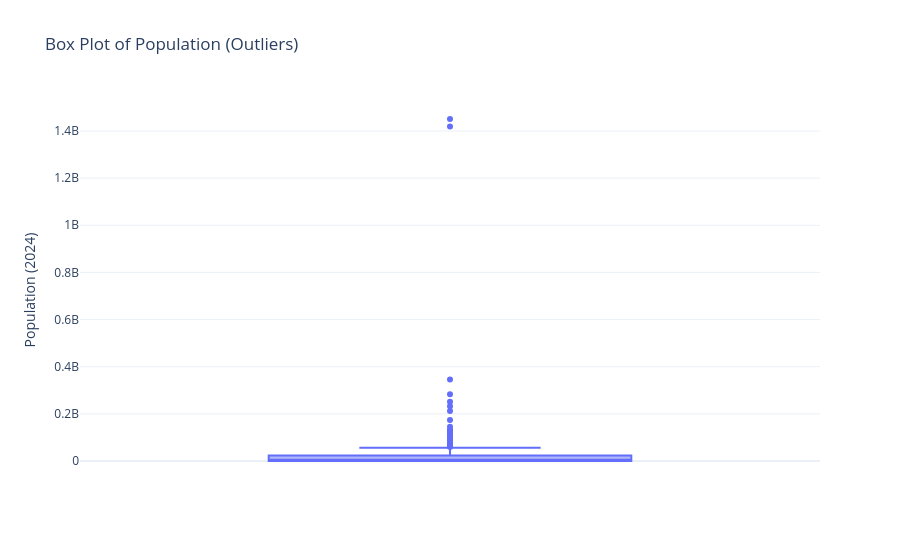

Source (notebook cell):
### Markdown cell above
## Insights:
* There is no strong linear relationship between land area and population. Countries with larger land areas do not necessarily have larger populations.
* A few countries are clear outliers, having extremely high populations compared to the rest (such as India and China), making them stand out on the graph.
* Many countries have moderate or small populations regardless of their land area, showing that population depends on multiple factors, not just size.
* Countries with very large land areas can still have relatively low populations (for example, Canada and Australia), indicating low population density.
* The graph shows that land area alone cannot predict population size. Economic opportunities, climate, resources, and urbanization also play a significant role in determining a country's population

### Code cell
fig = px.box(
    df,
    y='Population (2024)',
    title='Box Plot of Population (Outliers)',
    points='outliers'
)

fig.update_layout(
    yaxis_title='Population (2024)',
    template='plotly_white'
)

fig.show()

### Figure 1 — Plotly figure (JSON) as saved in the notebook; plotly's stock layout.template omitted (floating-point values rounded to 4 significant figures; data arrays with more than 128 entries replaced by an {"elided": "..."} marker saying what was removed)
{"data": [{"alignmentgroup": "True", "boxpoints": "outliers", "hovertemplate": "Population (2024)=%{y}<extra></extra>", "legendgroup": "", "marker": {"color": "#636efa"}, "name": "", "notched": false, "offsetgroup": "", "orientation": "v", "showlegend": false, "type": "box", "x0": " ", "xaxis": "x", "y": {"elided": "234 int values"}, "y0": " ", "yaxis": "y"}], "layout": {"boxmode": "group", "legend": {"tracegroupgap": 0}, "title": {"text": "Box Plot of Population (Outliers)"}, "xaxis": {"anchor": "y", "domain": [0, 1]}, "yaxis": {"anchor": "x", "domain": [0, 1], "title": {"text": "Population (2024)"}}}}
